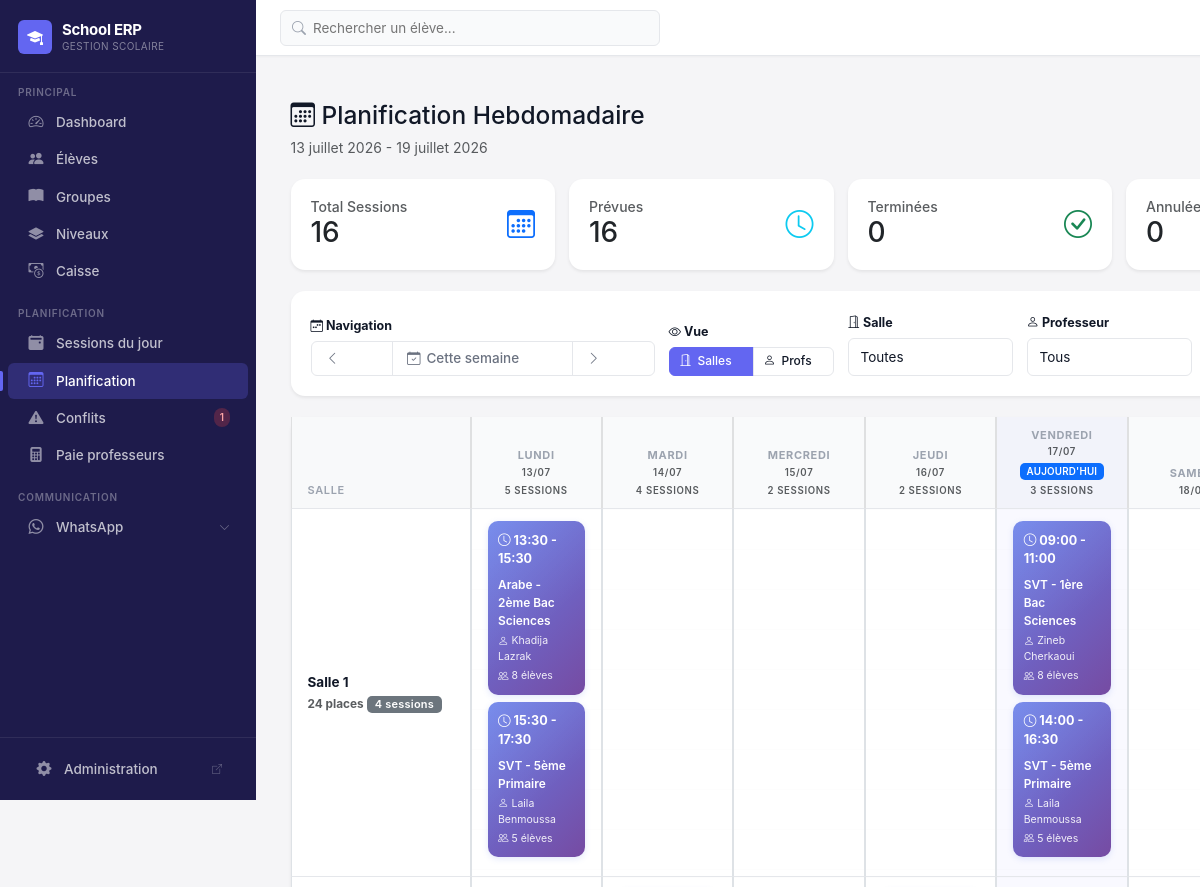
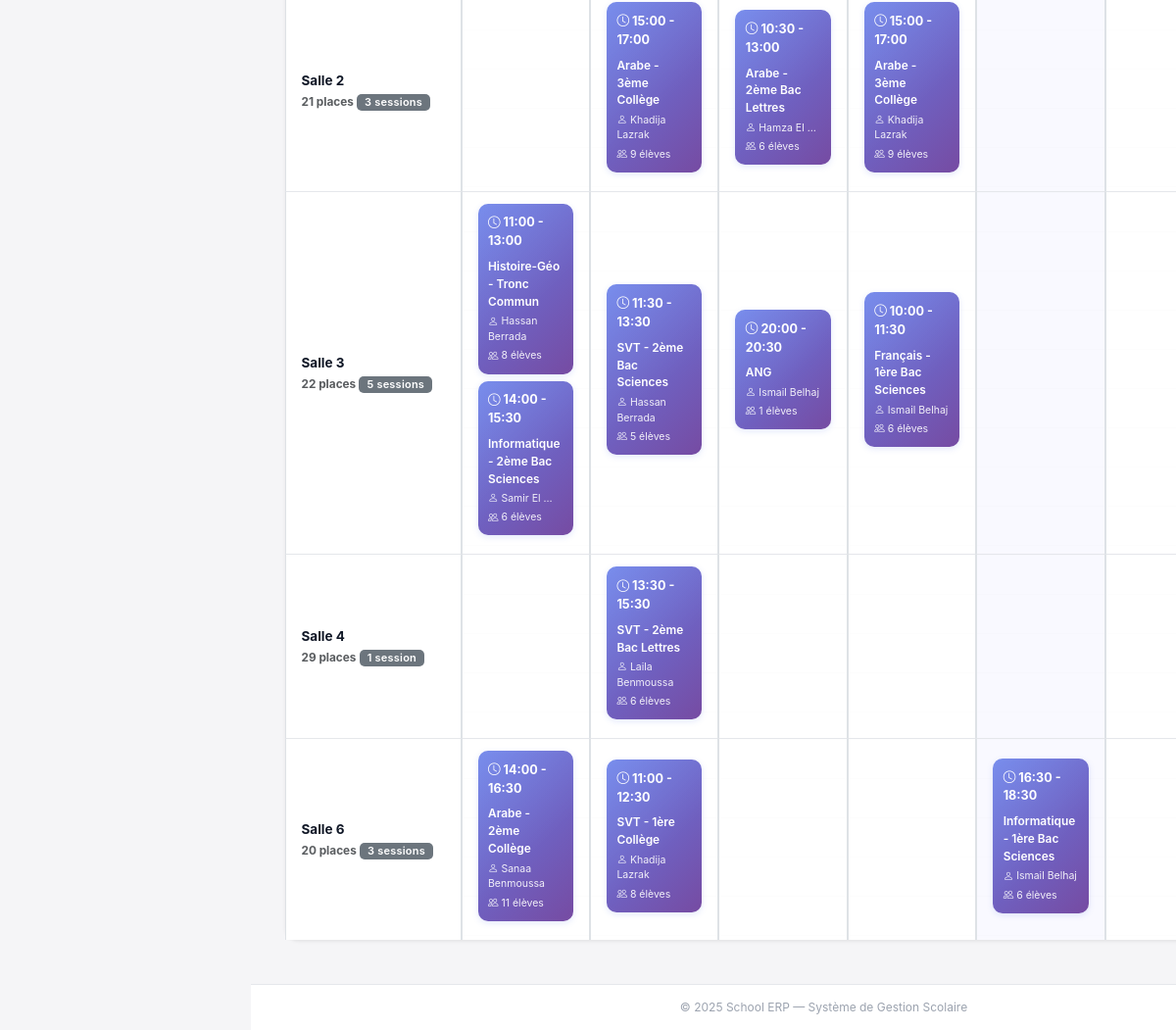
The app's page /schedule/ (signed in) with its own data (2 pictures, top to bottom).
### core/models.py (models this page shows, shortened)
class Room(models.Model):
    name = models.CharField(max_length=50, unique=True, verbose_name="Nom de la salle")
    capacity = models.PositiveIntegerField(
        validators=[MinValueValidator(1)],
        verbose_name="Capacité"
    )
    is_active = models.BooleanField(default=True, verbose_name="Active")
    class Meta:
        verbose_name = "Salle"
        verbose_name_plural = "Salles"
        ordering = ['name']

class Session(models.Model):
    STATUS_CHOICES = [
        ('PLANNED', 'Prévu'),
        ('DONE', 'Terminé'),
        ('CANCELLED', 'Annulé'),
    ]
    group = models.ForeignKey(CourseGroup, on_delete=models.CASCADE, related_name='sessions')
    schedule = models.ForeignKey(CourseGroupSchedule, on_delete=models.SET_NULL, null=True, blank=True, related_name='sessions')
    date = models.DateField()
    start_time = models.TimeField()
    end_time = models.TimeField()
    room = models.ForeignKey(
        Room,
        on_delete=models.PROTECT,
        related_name='sessions',
        verbose_name='Salle'
    )
    substitute_teacher = models.ForeignKey(
        Teacher,
        on_delete=models.SET_NULL,
        null=True,
        blank=True,
        related_name='substitute_sessions',
        verbose_name="Enseignant remplaçant"
    )
    status = models.CharField(max_length=10, choices=STATUS_CHOICES, default='PLANNED')
    notes = models.TextField(blank=True)
    is_manually_edited = models.BooleanField(default=False, verbose_name="Modifié manuellement")
    created_at = models.DateTimeField(auto_now_add=True)
    class Meta:
        verbose_name = 'Session'
        verbose_name_plural = 'Sessions'
        ordering = ['-date', 'start_time']
        indexes = [
            models.Index(fields=['date']),
        ]

class CourseGroup(models.Model):
    DAYS_CHOICES = [
        ('MON', 'Lundi'),
        ('TUE', 'Mardi'),
        ('WED', 'Mercredi'),
        ('THU', 'Jeudi'),
        ('FRI', 'Vendredi'),
        ('SAT', 'Samedi'),
        ('SUN', 'Dimanche'),
    ]
    name = models.CharField(max_length=100, verbose_name="Nom du groupe")
    subject = models.CharField(max_length=100, verbose_name="Matière")
    level = models.ForeignKey(
        Level,
        on_delete=models.SET_NULL,
        related_name='course_groups',
        verbose_name="Niveau",
        null=True,
        blank=True
    )
    monthly_price = models.DecimalField(
        max_digits=8,
        decimal_places=2,
        validators=[MinValueValidator(Decimal('0.01'))],
        verbose_name="Prix mensuel (DH)"
    )
    teacher = models.ForeignKey(
        Teacher,
        on_delete=models.PROTECT,
        related_name='course_groups',
        verbose_name="Professeur"
    )
    is_active = models.BooleanField(default=True, verbose_name="Actif")
    created_at = models.DateTimeField(auto_now_add=True)
    class Meta:
        verbose_name = "Groupe de cours"
        verbose_name_plural = "Groupes de cours"
        ordering = ['name']

class Teacher(models.Model):
    PAYMENT_METHOD_CHOICES = [
        ('HOURLY', 'Taux horaire'),
        ('PERCENTAGE', 'Part des gains (pourcentage des gains de la classe)'),
        ('SESSION', 'Tarif par session'),
    ]
    name = models.CharField(max_length=100, verbose_name="Nom complet")
    phone = models.CharField(max_length=20, verbose_name="Téléphone")
    email = models.EmailField(blank=True, verbose_name="Email")
    hourly_rate = models.DecimalField(
        max_digits=8,
        decimal_places=2,
        validators=[MinValueValidator(Decimal('0.01'))],
        verbose_name="Tarif horaire (DH)",
        default=Decimal('100.00'),
        blank=True,
        null=True
    )
    payment_method = models.CharField(
        max_length=20,
        choices=PAYMENT_METHOD_CHOICES,
        default='PERCENTAGE',
        verbose_name="Mode de paiement"
    )
    payment_percentage = models.DecimalField(
        max_digits=5,
        decimal_places=2,
        default=Decimal('50.00'),
        validators=[MinValueValidator(Decimal('0.00'))],
        verbose_name="Part des gains (%)",
        blank=True,
        null=True
    )
    session_rate = models.DecimalField(
        max_digits=8,
        decimal_places=2,
        default=Decimal('100.00'),
        validators=[MinValueValidator(Decimal('0.01'))],
        verbose_name="Tarif par session (DH)",
        blank=True,
        null=True
    )
    is_active = models.BooleanField(default=True, verbose_name="Actif")
    created_at = models.DateTimeField(auto_now_add=True)
    class Meta:
        verbose_name = "Professeur"
        verbose_name_plural = "Professeurs"
        ordering = ['name']

### core/views.py (the view, shortened to what this page needs)
# urls.py: path('schedule/', views.sessions_schedule, name='sessions_schedule'),
def sessions_schedule(request):
    today = timezone.now().date()
    week_start = today - timedelta(days=today.weekday())
    week_end = week_start + timedelta(days=6)
    week_param = request.GET.get('week')
    view_mode = request.GET.get('view', 'room')  # 'room' or 'teacher'
    room_filter = request.GET.get('room_id')
    teacher_filter = request.GET.get('teacher_id')
    status_filter = request.GET.get('status')
    dates = [week_start + timedelta(days=i) for i in range(7)]
    base_sessions = Session.objects.filter(
        date__range=[week_start, week_end]
    ).select_related(
        'group',
        'group__teacher',
        'room'
    ).prefetch_related(
        'group__students'
    )
    if room_filter:
        base_sessions = base_sessions.filter(room_id=room_filter)
    if teacher_filter:
        base_sessions = base_sessions.filter(group__teacher_id=teacher_filter)
    if status_filter:
        base_sessions = base_sessions.filter(status=status_filter)
    rooms = Room.objects.filter(is_active=True).order_by('name')
    teachers = Teacher.objects.filter(is_active=True).order_by('name')
    annotated_sessions = _annotate_conflicts(base_sessions)
    if view_mode == 'teacher':
        rows = _build_teacher_schedule(teachers, dates, annotated_sessions)
        row_label = 'Professeur'
    else:
        rows = _build_room_schedule(rooms, dates, annotated_sessions)
        row_label = 'Salle'
    weekdays = ['Lundi', 'Mardi', 'Mercredi', 'Jeudi', 'Vendredi', 'Samedi', 'Dimanche']
    date_labels = [
        {
            'weekday': weekdays[i],
            'date': date,
            'is_today': date == today,
            'is_weekend': i >= 5
        }
        for i, date in enumerate(dates)
    ]
    stats = _calculate_week_stats(annotated_sessions, dates)
    filters_active = any([room_filter, teacher_filter, status_filter])
    context = {
        'week_start': week_start,
        'week_end': week_end,
        'prev_week': week_start - timedelta(days=7),
        'next_week': week_start + timedelta(days=7),
        'dates': dates,
        'date_labels': date_labels,
        'rows': rows,
        'row_label': row_label,
        'view_mode': view_mode,
        'rooms': rooms,
        'teachers': teachers,
        'stats': stats,
        'today': today,
        'filters_active': filters_active,
        'room_filter': room_filter,
        'teacher_filter': teacher_filter,
        'status_filter': status_filter,
        'courses': CourseGroup.objects.filter(is_active=True).order_by('name'),
    }
    return render(request, 'core/sessions_schedule.html', context)

### templates/core/sessions_schedule.html (shortened to what this page needs)
{% extends 'core/base.html' %}
{% load static extras %}
{% block content %}
<div class="container-fluid py-4">
  <div class="d-flex justify-content-between align-items-center mb-4">
    <div>
      <h1 class="h3 mb-0">
        <i class="bi bi-calendar3"></i> Planification Hebdomadaire
      </h1>
      <p class="text-muted mt-2 mb-0">
        {{ week_start|date:"d F Y" }} - {{ week_end|date:"d F Y" }}
      </p>
    </div>
  </div>
  <div class="row g-3 mb-4">
    <div class="col-md-3">
      <div class="card border-0 shadow-sm h-100">
        <div class="card-body">
          <div class="d-flex justify-content-between align-items-center">
            <div>
              <h6 class="text-muted mb-0">Total Sessions</h6>
              <h2 class="mb-0">{{ stats.total }}</h2>
            </div>
            <div class="text-primary" style="font-size: 2rem;">
              <i class="bi bi-calendar3"></i>
            </div>
          </div>
        </div>
      </div>
    </div>
    <div class="col-md-3">
      <div class="card border-0 shadow-sm h-100">
        <div class="card-body">
          <div class="d-flex justify-content-between align-items-center">
            <div>
              <h6 class="text-muted mb-0">Prévues</h6>
              <h2 class="mb-0">{{ stats.planned }}</h2>
            </div>
            <div class="text-info" style="font-size: 2rem;">
              <i class="bi bi-clock"></i>
            </div>
          </div>
        </div>
      </div>
    </div>
    <div class="col-md-3">
      <div class="card border-0 shadow-sm h-100">
        <div class="card-body">
          <div class="d-flex justify-content-between align-items-center">
            <div>
              <h6 class="text-muted mb-0">Terminées</h6>
              <h2 class="mb-0">{{ stats.done }}</h2>
            </div>
            <div class="text-success" style="font-size: 2rem;">
              <i class="bi bi-check-circle"></i>
            </div>
          </div>
        </div>
      </div>
    </div>
    <div class="col-md-3">
      <div class="card border-0 shadow-sm h-100">
        <div class="card-body">
          <div class="d-flex justify-content-between align-items-center">
            <div>
              <h6 class="text-muted mb-0">Annulées</h6>
              <h2 class="mb-0">{{ stats.cancelled }}</h2>
            </div>
          </div>
        </div>
      </div>
    </div>
  </div>
  <div class="card border-0 shadow-sm mb-4">
    <div class="card-body">
      <div class="row g-3 align-items-end">
        <div class="col-md-4">
          <label class="form-label fw-bold">
            <i class="bi bi-calendar-week"></i> Navigation
          </label>
          <div class="btn-group w-100">
            <a href="?week={{ prev_week|date:'Y-m-d' }}"
               class="btn btn-outline-secondary">
              <i class="bi bi-chevron-left"></i>
            </a>
            <a href="?week={{ today|date:'Y-m-d' }}"
               class="btn btn-outline-secondary flex-grow-1">
              <i class="bi bi-calendar-check"></i> Cette semaine
            </a>
            <a href="?week={{ next_week|date:'Y-m-d' }}"
               class="btn btn-outline-secondary">
              <i class="bi bi-chevron-right"></i>
            </a>
          </div>
        </div>
        <div class="col-md-2">
          <label class="form-label fw-bold">
            <i class="bi bi-eye"></i> Vue
          </label>
          <div class="btn-group w-100" role="group">
            <a href="?week={{ week_start|date:'Y-m-d' }}&view=room"
               class="btn btn-sm {% if view_mode == 'room' %}btn-primary{% else %}btn-outline-primary{% endif %}">
              <i class="bi bi-door-open"></i> Salles
            </a>
            <a href="?week={{ week_start|date:'Y-m-d' }}&view=teacher"
               class="btn btn-sm {% if view_mode == 'teacher' %}btn-primary{% else %}btn-outline-primary{% endif %}">
              <i class="bi bi-person"></i> Profs
            </a>
          </div>
        </div>
        <div class="col-md-2">
          <label class="form-label fw-bold">
            <i class="bi bi-door-open"></i> Salle
          </label>
          <select name="room_id" class="form-select form-select-sm" onchange="applyFilter(this)">
            <option value="">Toutes</option>
          </select>
        </div>
        <div class="col-md-2">
          <label class="form-label fw-bold">
            <i class="bi bi-person"></i> Professeur
          </label>
          <select name="teacher_id" class="form-select form-select-sm" onchange="applyFilter(this)">
            <option value="">Tous</option>
          </select>
        </div>
      </div>
    </div>
  </div>
  <div class="card border-0 shadow-sm">
    <div class="schedule-container">
      <table class="table table-bordered schedule-table mb-0">
        <thead class="table-light sticky-header">
          <tr>
            <th class="row-header-cell" style="min-width: 180px;">
              {{ row_label }}
            </th>
            {% for label in date_labels %}
              <th class="text-center day-header {% if label.is_today %}today-column{% endif %} {% if label.is_weekend %}weekend-column{% endif %}">
                <div class="fw-bold">{{ label.weekday }}</div>
                <small class="text-muted">{{ label.date|date:"d/m" }}</small>
                {% if label.is_today %}
                  <div><span class="badge bg-primary badge-sm mt-1">Aujourd'hui</span></div>
                {% endif %}
                {% with day_stats=stats.by_day|index:forloop.counter0 %}
                {% if day_stats and day_stats.total > 0 %}
                    <small class="text-muted d-block mt-1">
                    {{ day_stats.total }} session{{ day_stats.total|pluralize }}
                    </small>
                {% endif %}
                {% endwith %}
              </th>
            {% endfor %}
          </tr>
        </thead>
        <tbody>
          {% for row in rows %}
            <tr>
              <td class="row-header-cell fw-bold">
                <div>{{ row.entity_name }}</div>
                <small class="text-muted">{{ row.entity_detail }}</small>
                <small class="badge bg-secondary mt-1">
                  {{ row.total_sessions }} session{{ row.total_sessions|pluralize }}
                </small>
              </td>
              {% for cell in row.cells %}
                <td class="schedule-cell drop-zone {% if cell.date == today %}today-column{% endif %} {% if cell.date.weekday >= 5 %}weekend-column{% endif %}"
                    data-date="{{ cell.date|date:'Y-m-d' }}"
                    data-date-str="{{ cell.date|date:'Y-m-d' }}"
                    data-time-str=""
                    {% if view_mode == 'room' %}
                      data-room-id="{{ row.entity.id }}"
                    {% else %}
                      data-teacher-id="{{ row.entity.id }}"
                      data-room-id=""
                    {% endif %}
                    ondragover="allowDrop(event)"
                    ondragleave="dragLeave(event)"
                    ondrop="drop(event)">
                  {% if cell.sessions %}
                    {% for session in cell.sessions %}
                      <div id="session-card-{{ session.id }}"
                           class="session-block {% if session.status == 'CANCELLED' %}cancelled{% elif session.status == 'DONE' %}done{% else %}planned{% endif %}  "
                           draggable="true"
                           ondragstart="drag(event)"
                           data-session-id="{{ session.id }}"
                           data-start-time="{{ session.start_time|time:'H:i' }}"
                           data-end-time="{{ session.end_time|time:'H:i' }}"
                           data-date="{{ session.date|date:'Y-m-d' }}"
                           data-room-id="{{ session.room_id }}"
                           onclick="showSessionDetail({{ session.id }})">
                        <div class="session-time d-flex justify-content-between align-items-center">
                          <span>
                            <i class="bi bi-clock"></i>
                            {{ session.start_time|time:"H:i" }} - {{ session.end_time|time:"H:i" }}
                          </span>
                        </div>
                        <div class="session-name">{{ session.group.name }}</div>
                        <div class="session-info">
                          {% if view_mode == 'room' %}
                            <i class="bi bi-person"></i> {{ session.group.teacher.name|truncatewords:2 }}
                          {% else %}
                            <i class="bi bi-door-open"></i> {{ session.room.name }}
                          {% endif %}
                        </div>
                        <div class="session-students">
                          <i class="bi bi-people"></i> {{ session.group.students.count }} élèves
                        </div>
                      </div>
                    {% endfor %}
                  {% else %}
                    <div class="empty-cell-placeholder" onclick="quickAddSessionFromCell(this, event)">
                    </div>
                  {% endif %}
                </td>
              {% endfor %}
            </tr>
          {% endfor %}
        </tbody>
      </table>
    </div>
  </div>
{% endblock %}

### records on screen
Room: entity_name "Salle 1", entity_detail "24 places", total_sessions "4"
Session: start_time "13:30", end_time "15:30", group.name "Arabe - 2ème Bac Sciences", group.teacher.name "Khadija Lazrak", group.students.count "8"
Session: start_time "15:30", end_time "17:30", group.name "SVT - 5ème Primaire", group.teacher.name "Laila Benmoussa", group.students.count "5"
Session: start_time "09:00", end_time "11:00", group.name "SVT - 1ère Bac Sciences", group.teacher.name "Zineb Cherkaoui", group.students.count "8"
Session: start_time "14:00", end_time "16:30", group.name "SVT - 5ème Primaire", group.teacher.name "Laila Benmoussa", group.students.count "5"
Room: entity_name "Salle 2", entity_detail "21 places", total_sessions "3"
Session: start_time "15:00", end_time "17:00", group.name "Arabe - 3ème Collège", group.teacher.name "Khadija Lazrak", group.students.count "9"
Session: start_time "10:30", end_time "13:00", group.name "Arabe - 2ème Bac Lettres", group.teacher.name "Hamza El …", group.students.count "6"
Session: start_time "15:00", end_time "17:00", group.name "Arabe - 3ème Collège", group.teacher.name "Khadija Lazrak", group.students.count "9"
Room: entity_name "Salle 3", entity_detail "22 places", total_sessions "5"
Session: start_time "11:00", end_time "13:00", group.name "Histoire-Géo - Tronc Commun", group.teacher.name "Hassan Berrada", group.students.count "8"
Session: start_time "14:00", end_time "15:30", group.name "Informatique - 2ème Bac Sciences", group.teacher.name "Samir El …", group.students.count "6"
Session: start_time "11:30", end_time "13:30", group.name "SVT - 2ème Bac Sciences", group.teacher.name "Hassan Berrada", group.students.count "5"
Session: start_time "20:00", end_time "20:30", group.name "ANG", group.teacher.name "Ismail Belhaj", group.students.count "1"
Session: start_time "10:00", end_time "11:30", group.name "Français - 1ère Bac Sciences", group.teacher.name "Ismail Belhaj", group.students.count "6"
Room: entity_name "Salle 4", entity_detail "29 places", total_sessions "1"
Session: start_time "13:30", end_time "15:30", group.name "SVT - 2ème Bac Lettres", group.teacher.name "Laila Benmoussa", group.students.count "6"
Room: entity_name "Salle 6", entity_detail "20 places", total_sessions "3"
Session: start_time "14:00", end_time "16:30", group.name "Arabe - 2ème Collège", group.teacher.name "Sanaa Benmoussa", group.students.count "11"
Session: start_time "11:00", end_time "12:30", group.name "SVT - 1ère Collège", group.teacher.name "Khadija Lazrak", group.students.count "8"
Session: start_time "16:30", end_time "18:30", group.name "Informatique - 1ère Bac Sciences", group.teacher.name "Ismail Belhaj", group.students.count "6"

### other values on screen
{{ conflict_count }} "1"
{{ week_start|date:"d F Y" }} "13 juillet 2026"
{{ week_end|date:"d F Y" }} "19 juillet 2026"
{{ stats.total }} "16"
{{ stats.planned }} "16"
{{ stats.done }} "0"
{{ stats.cancelled }} "0"
{{ row_label }} "SALLE"
{{ label.weekday }} "LUNDI" "MARDI" "MERCREDI" "JEUDI" "VENDREDI"
{{ label.date|date:"d/m" }} "13/07" "14/07" "15/07" "16/07" "17/07"
{{ day_stats.total }} "5" "4" "2" "2" "3"
